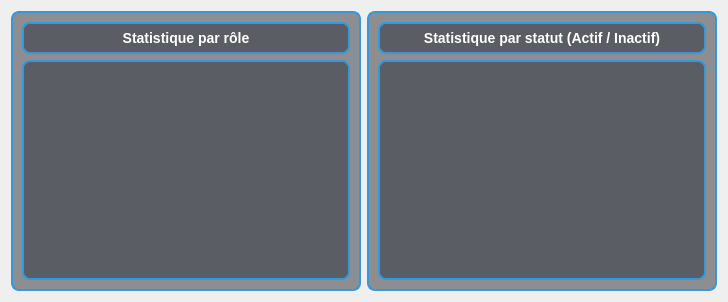
              <widget class="QWidget" name="subPagePech2">
               <layout class="QVBoxLayout" name="verticalLayout_sub2">
                <item>
                 <layout class="QHBoxLayout" name="h_charts_2">
                  <item>
                   <widget class="QFrame" name="frame_chart_role_2">
                    <property name="minimumSize">
                     <size>
                      <width>350</width>
                      <height>280</height>
                     </size>
                    </property>
                    <property name="styleSheet">
                     <string notr="true">border: 2px solid #3498db; border-radius: 8px; background: rgba(40, 44, 52, 0.5);</string>
                    </property>
                    <property name="frameShape">
                     <enum>QFrame::Shape::StyledPanel</enum>
                    </property>
                    <layout class="QVBoxLayout" name="v_chart_role_2">
                     <item>
                      <widget class="QLabel" name="label_role_chart_title_2">
                       <property name="styleSheet">
                        <string notr="true">color: #ffffff; font-family: &quot;Segoe UI&quot;; font-weight: bold; font-size: 14px;</string>
                       </property>
                       <property name="text">
                        <string>Statistique par rôle</string>
                       </property>
                       <property name="alignment">
                        <set>Qt::AlignmentFlag::AlignCenter</set>
                       </property>
                      </widget>
                     </item>
                     <item>
                      <widget class="QWidget" name="chartViewRole_2" native="true">
                       <property name="minimumSize">
                        <size>
                         <width>220</width>
                         <height>220</height>
                        </size>
                       </property>
                      </widget>
                     </item>
                    </layout>
                   </widget>
                  </item>
                  <item>
                   <widget class="QFrame" name="frame_chart_status_2">
                    <property name="minimumSize">
                     <size>
                      <width>350</width>
                      <height>280</height>
                     </size>
                    </property>
                    <property name="styleSheet">
                     <string notr="true">border: 2px solid #3498db; border-radius: 8px; background: rgba(40, 44, 52, 0.5);</string>
                    </property>
                    <property name="frameShape">
                     <enum>QFrame::Shape::StyledPanel</enum>
                    </property>
                    <layout class="QVBoxLayout" name="v_chart_status_2">
                     <item>
                      <widget class="QLabel" name="label_status_chart_title_2">
                       <property name="styleSheet">
                        <string notr="true">color: #ffffff; font-family: &quot;Segoe UI&quot;; font-weight: bold; font-size: 14px;</string>
                       </property>
                       <property name="text">
                        <string>Statistique par statut (Actif / Inactif)</string>
                       </property>
                       <property name="alignment">
                        <set>Qt::AlignmentFlag::AlignCenter</set>
                       </property>
                      </widget>
                     </item>
                     <item>
                      <widget class="QWidget" name="chartViewStatus_2" native="true">
                       <property name="minimumSize">
                        <size>
                         <width>220</width>
                         <height>220</height>
                        </size>
                       </property>
                      </widget>
                     </item>
                    </layout>
                   </widget>
                  </item>
                 </layout>
                </item>
               </layout>
              </widget>
